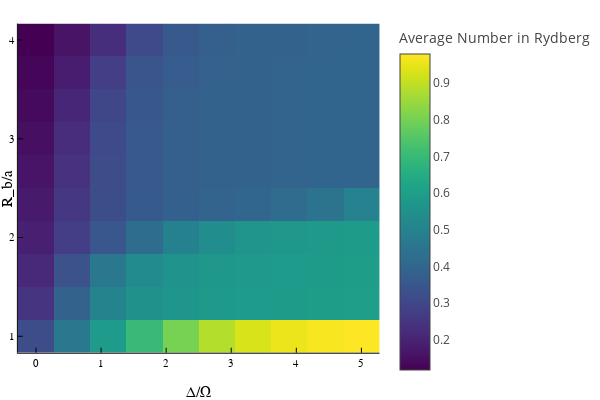

Notebook code for this chart:
### Code cell
plotlyjs()
N=5
resolution=10
separation_assumption=2
sites = siteinds("S=1/2", N)
psi0 = MPS(sites, ["Dn" for i = 1:N])
psi0 = randomMPS(sites; linkdims=50)
plot(frequencies(N, resolution, separation_assumption, 1, 4, 5, psi0, sites))
